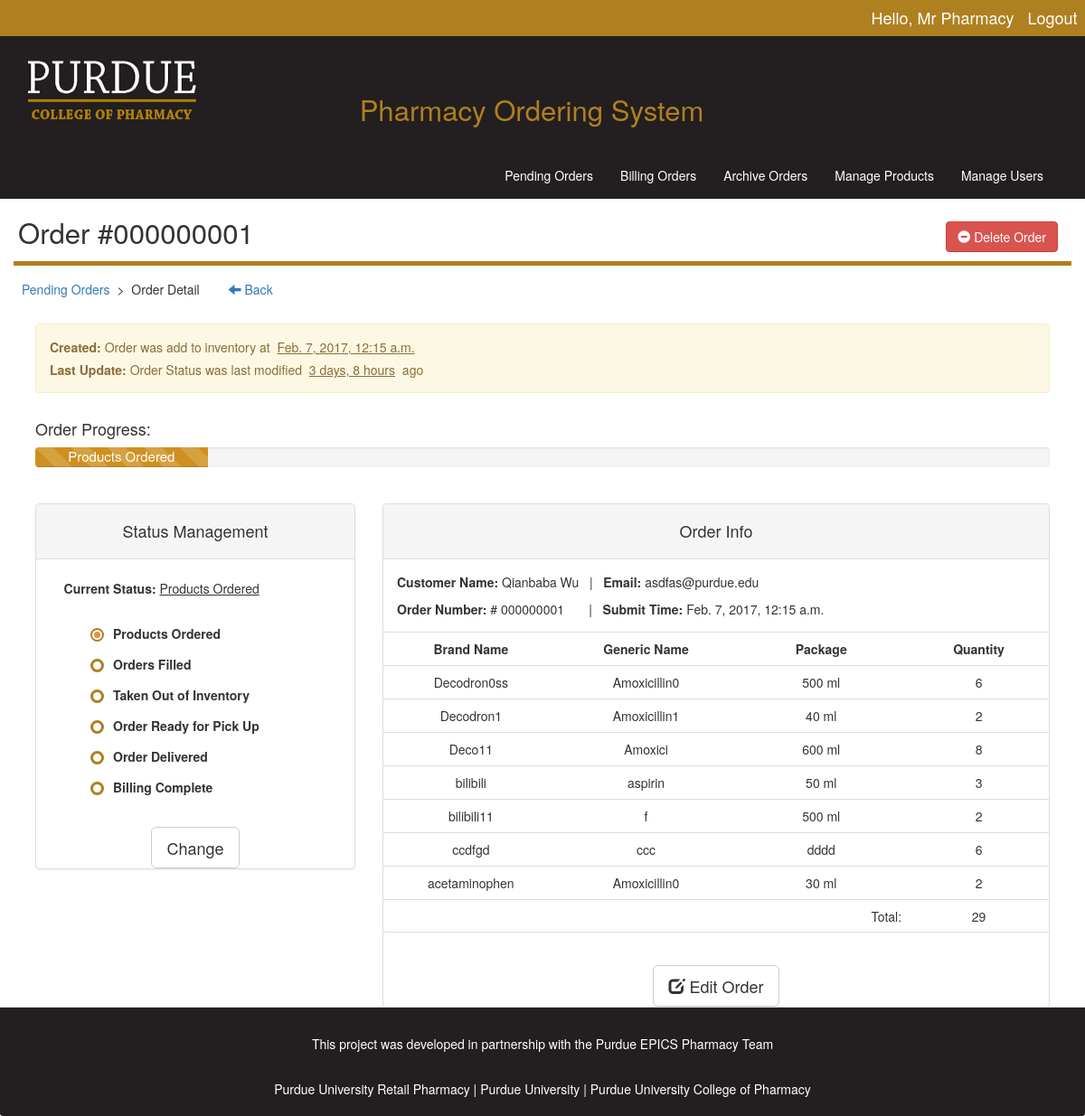
The page /adminpage/order/1 (signed in) on the database its author committed.
### adminpage/models.py (models this page shows, shortened)
class Order(models.Model):
    client_obj = models.ForeignKey(User, blank=True, null=True)
    ORDER_STATUS_CHOICES = (
        ('new', 'Products Ordered'),
        ('filled', 'Orders Filled'),
        ('remove', 'Taken Out of Inventory'),
        ('ready', 'Order Ready for Pick Up'),
        ('billing', 'Order Delivered'),
        ('complete', 'Billing Complete')
    )
    status = models.CharField(max_length=50, choices=ORDER_STATUS_CHOICES, default='new')
    comment = models.TextField(max_length=1000, blank=True, help_text="If you have any comments, please add it here")
    date_time = models.DateTimeField(auto_now_add=True)
    modified_time = models.DateTimeField(auto_now=True)

class Drug(models.Model):  # This is the Drug table for detailed drug info
    order_obj = models.ForeignKey(Order, blank=True, null=True)
    brand = models.CharField(max_length=200)
    name = models.CharField(max_length=200)
    strength = models.CharField(max_length=50)
    quantity = models.IntegerField(default=1)

### adminpage/views.py (the view)
# urls.py: url(r'^order/(?P<order_id>[0-9]+)$', views.admin_orderDetail, name="admin_orderDetail"),
@login_required
def admin_orderDetail(request, order_id):
    user = request.user
    order = get_object_or_404(Order, pk=order_id)
    message = ""
    change_succeed = ""
    if request.method == 'POST':
        order.status = request.POST.get('status')
        order.save()
        change_succeed = "true"
        message = request.POST.get('notes')
    status_form = OrderStatus_Form(initial={'status': order.status})
    drug_set = order.drug_set.all()
    total_q = 0
    for drug in drug_set:
        total_q += drug.quantity
    context = {'user': user,
               'order': order,
               'status_form': status_form,
               'message': message,
               'progress': PROGRESS.get(order.status),
               'drug_set': drug_set,
               'total_q': total_q,
               'change_succeed': change_succeed, }
    return render(request, "orderDetail.html", context)

### adminpage/forms.py
class OrderStatus_Form(forms.Form):
    status = forms.ChoiceField(
        widget=forms.RadioSelect, choices=Order.ORDER_STATUS_CHOICES, required=True, label='')
    fields = [
        "status",
    ]

### adminpage/templates/orderDetail.html (shortened to what this page needs)
{% extends "base.html" %}
{% block head %}Order #{{order.pk|stringformat:"09d"}}
  <form method="post" action="{% url 'adminpage:admin_orderRevise' order.pk %}" style="display: inline-block; margin-bottom: 10px;" class="pull-right">
    <button class="deleteButton btn btn-danger btn-md">{% csrf_token %}
      <span class="glyphicon glyphicon-minus-sign"></span> Delete Order
    </button>
  </form>
{% endblock %}
{% block body %}
<div class="container" style="margin-top:-12px; padding-left:5px;">
  <h5>
    {% if order.status == "billing" %}
      <a href="{% url 'adminpage:admin_billing' %}">&nbsp;Billing Orders</a>
      &nbsp;>&nbsp; Order Detail&emsp;&emsp;
      <a href="{% url 'adminpage:admin_billing' %}"><i class='glyphicon glyphicon-arrow-left'></i>&nbsp;Back</a>
    {% else %}{% if order.status == "complete" %}
      <a href="{% url 'adminpage:admin_archive' %}">&nbsp;Order Archive</a>
      &nbsp;>&nbsp; Order Detail&emsp;&emsp;
      <a href="{% url 'adminpage:admin_archive' %}"><i class='glyphicon glyphicon-arrow-left'></i>&nbsp;Back</a>
    {% else %}
      <a href="{% url 'adminpage:admin_home' %}">&nbsp;Pending Orders</a>
      &nbsp;>&nbsp; Order Detail&emsp;&emsp;
      <a href="{% url 'adminpage:admin_home' %}"><i class='glyphicon glyphicon-arrow-left'></i>&nbsp;Back</a>
    {% endif %}{% endif %}
  </h5>
</div>
<br>
<div class="container content">
  <div class="alert alert-warning alert-dismissable fade in">
    <p><strong>Created: </strong>Order was add to inventory at &nbsp;<u>{{order.date_time}}</u></p>
    {% ifnotequal order.date_time|timesince order.modified_time|timesince %}
      <p><strong>Last Update: </strong>Order Status was last modified &nbsp;<u>{{order.modified_time|timesince}}</u>&nbsp; ago</p>
    {% endifnotequal %}
  </div>
</div>
<div class="container content">
<h4>Order Progress: </h4>
  <div class="progress" style="height: 22px">
    <div class="progress-bar progress-bar-striped" role="progressbar" aria-valuenow="16"
    aria-valuemin="0" aria-valuemax="100" style='width:{{progress}}; background-color: #cF9020; font-size:15px;'>
      {{order.get_status_display}}
    </div>
  </div>
</div>
<div class="container content">
<div class="row justify-content-md-center">
  <div class="col col-md-4 col-lg-4"><br>
    <div class="panel panel-default col-sm-14 col-md-14 col-lg-14">
    <div class="panel-heading"><h4><center>Status Management</center></h4></div>
      <div class="panel-body"><h5><strong> &nbsp; &nbsp; Current Status: </strong><u>{{order.get_status_display}}</u></h5></div>
    <div class="form">
      <form method='post' action="" id="statusForm">{% csrf_token %}
        {% for radio in status_form.status %}
        <label class="radio">
          {{ radio.tag }}<span class="outer"><span class="inner"></span></span>{{ radio.choice_label }}
        </label>
        {% endfor %}
        <br><br><center><input class="btn btn-default btn-lg" type='submit' value='Change'/></center>
      </form>
    </div>
    </div>
  </div>
  <div class="col col-md-8 col-lg-8" ><br>
    <div id="panel" >
      <div class="panel panel-default col-sm-20 col-md-20 col-lg-20">
        <div class="panel-heading"><h4><center>Order Info</center></h4></div>
        <div class="panel-body">
          <p>
            <strong>Customer Name:</strong> {{order.client_obj.first_name}} {{order.client_obj.last_name}}
            &nbsp; | &nbsp; <strong>Email:</strong> {{order.client_obj.email}}
          </p>
          <strong>Order Number:</strong> # {{order.pk|stringformat:"09d"}} &nbsp; &nbsp; &nbsp; | &nbsp;
          <strong>Submit Time:</strong> {{order.date_time}}
        </div>
        <div style="overflow: auto; width:100%;">
        <table class="table" >
          <tr>
            <th>Brand Name</th>
            <th>Generic Name</th>
            <th>Package</th>
            <th>Quantity</th>
          </tr>
          {% if drug_set %}
            {% for drug in drug_set %}
            <tr>
                <td>{{drug.brand}}</td>
                <td>{{drug.name}}</td>
                <td>{{drug.strength}}</td>
                <td>{{drug.quantity}}</td>
            </tr>
            {% endfor %}
          {% else %}
            <tr>
              <td>&nbsp;</td><td>&nbsp;</td><td>&nbsp;</td><td>&nbsp;</td>
            </tr>
          {% endif %}
          <tr>
            <td>&nbsp;</td><td>&nbsp;</td>
            <td><span class="pull-right">Total:</span></td>
            <td>{{total_q}}</td>
          </tr>
          <tr>
            <tr>
              <td width="25%"></td>
              <td width="25%"></td>
              <td width="25%"></td>
              <td width="20%"></td>
            </tr>
          </tr>
        </table>
        </div>
        <div class="buttons">
          <center>
            <a href='{% url "adminpage:admin_editPage" order.pk %}' class="btn btn-default btn-lg" id="editbtn">
              <span class="glyphicon glyphicon-edit"></span> Edit Order
            </a>
          </center>
        </div>
      </div>
    </div>
  </div>
</div>
</div>
{% endblock %}

### adminpage/templates/base.html (shortened to what this page needs)
<!DOCTYPE HTML>
<html>
<head>
  {% load static %}
  <link rel="stylesheet" href="https://maxcdn.bootstrapcdn.com/bootstrap/3.3.7/css/bootstrap.min.css">
  <link rel="stylesheet" href="{% static 'css/style.css' %}">
  <link rel="stylesheet" href="{% static 'css/bluetable.css' %}">
  <link rel="stylesheet" type="text/css" href="{% static 'css/pharmHomestylesheet.css' %}"  media="all"/>
</head>
<body>
  <div class="page">
    <div class="biggerHeader">
      <div class="hello">
        <h4>Hello, Mr {{user.first_name}}&nbsp;&nbsp;&nbsp;<span><a href="{% url 'logout' %}">Logout</a></span></h4>
      </div>
      <img src="{% static 'img/pharmLogo.png' %}" width="200" height="100">
      <h1>Pharmacy Ordering System</h1><br>
    </div>
    <nav class="navbar navbar-inverse">
      <div class="container-fluid">
        <div class="collapse navbar-collapse" id="bs-example-navbar-collapse-1">
          <ul class="nav navbar-nav">
            <li class="{% block home_active %}{% endblock %}"><a href="{% url 'adminpage:admin_home' %}">Pending Orders</a></li>
            <li class="{% block billing_active %}{% endblock %}"><a href="{% url 'adminpage:admin_billing' %}">Billing Orders</a></li>
            <li class="{% block archive_active %}{% endblock %}"><a href="{% url 'adminpage:admin_archive' %}">Archive Orders</a></li>
            <li class="{% block manage_active %}{% endblock %}"><a href="{% url 'adminpage:admin_manageProducts' %}">Manage Products</a></li>
            <li><a href="../userManage">Manage Users</a></li>
          </ul>
        </div>
      </div>
    </nav>
    <div class="welcome container">
      <h1>{% block head %}{% endblock %}</h1>
    </div>
    <br>
    {% block body %}
    {% endblock %}
    <div class="panel-footer col-sm-12 col-md-12 col-lg-12">
      <p>This project was developed in partnership with the <a href="https://epics.ecn.purdue.edu/pharm/" >Purdue EPICS Pharmacy Team</a></p>
          <p> <a href="https://www.purdue.edu/rx/">Purdue University Retail Pharmacy</a> |
       <a href="http://www.purdue.edu/"> Purdue University </a> |
       <a href="https://www.pharmacy.purdue.edu/"> Purdue University College of Pharmacy </a> </p>
    </div>
  </div>
</body>
</html>

### adminpage/static/css/style.css (style rules this page uses)
.radio { display: inline-block; font-size: 14px; line-height: 14px; cursor: pointer; }
.radio input:checked + .outer .inner { -webkit-transform: scale(1); transform: scale(1); opacity: 1; }
.radio input:checked + .outer { border: 2px solid #af8020; }
.radio .outer { height: 15px; width: 15px; display: block; float: left; margin: 1px 10px 5px 60px; border: 3px solid #af8020; border-radius: 50%; background-color: #fff; }
.radio .inner { -webkit-transition: all 0.25s ease-in-out; transition: all 0.25s ease-in-out; height: 7px; width: 7px; -webkit-transform: scale(0); transform: scale(0); display: block; margin: 2px; border-radius: 50%; background-color: #f08b3b; opacity: 0; }

### adminpage/static/css/pharmHomestylesheet.css (style rules this page uses)
html { height: 100%; box-sizing: border-box; }
*, *:before, *:after { box-sizing: inherit; }
h1 { font-size: 2.22em; }
body { position: relative; margin: 0; padding-bottom: 10rem; min-height: 100%; }
.hello { list-style-type: none; margin-top: 2.5%; padding: 0px; overflow: hidden; background-color: #AF8020; }
.hello h4 { text-align: right; margin-right: 0.2%; color: white; }
.hello a { text-align: right; margin-right: 0.5%; color: white; }
.biggerHeader { height: 220px; width: 100%; background-color: #231F20; margin-top:-2.5%; }
.biggerHeader h1 { color:#AF8020; text-align: center; margin-top: -4%; margin-left:-2%; }
.biggerHeader img { margin-left: 2%; margin-top: 1%; }
.navbar-inverse { background-color: #231F20!important; border-radius:0px!important; border-color:#231F20!important; float: right!important; z-index:20; margin-top:-52px; }
nav ul li a { color:white!important; }
.welcome { text-align: left; height:auto; border-bottom-style: solid; border-bottom-width: 5px; border-bottom-color: #AF8020; margin-bottom:3%; padding-left: 5px; }
.container { max-width: 100%; margin: 0 auto; }
.content { padding-left: 2%; padding-right: 2%; }
table th,tr { text-align: center; }
.panel-footer { background-color: #231F20!important; clear:both; position: absolute; right: 0; bottom: 0; left: 0; padding: 1rem; text-align: center; }
.panel-footer p { color: white; text-decoration:none; }
.panel-footer p a { color: white; text-decoration:none; }

### rows shown on the page
Order: pk "000000001", date_time "Feb. 7, 2017, 12:15 a.m.", modified_time "3 days, 8 hours", status "Products Ordered", client_obj.first_name "Qianbaba", client_obj.last_name "Wu", client_obj.email "asdfas@purdue.edu"
Drug: brand "Decodron0ss", name "Amoxicillin0", strength "500 ml", quantity "6"
Drug: brand "Decodron1", name "Amoxicillin1", strength "40 ml", quantity "2"
Drug: brand "Deco11", name "Amoxici", strength "600 ml", quantity "8"
Drug: brand "bilibili", name "aspirin", strength "50 ml", quantity "3"
Drug: brand "bilibili11", name "f", strength "500 ml", quantity "2"
Drug: brand "ccdfgd", name "ccc", strength "dddd", quantity "6"
Drug: brand "acetaminophen", name "Amoxicillin0", strength "30 ml", quantity "2"

### other values the page prints
{{ user.first_name }} "Pharmacy"
{{ radio.choice_label }} "Products Ordered" "Orders Filled" "Taken Out of Inventory" "Order Ready for Pick Up" "Order Delivered" "Billing Complete"
{{ total_q }} "29"
